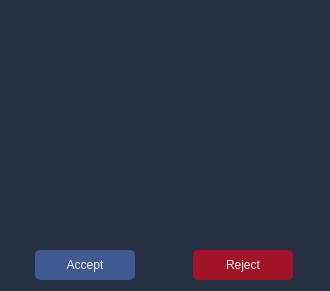
<?xml version="1.0" encoding="UTF-8"?>
<ui version="4.0">
 <class>QueryWidget</class>
 <widget class="QWidget" name="QueryWidget">
  <property name="geometry">
   <rect>
    <x>0</x>
    <y>0</y>
    <width>328</width>
    <height>289</height>
   </rect>
  </property>
  <property name="windowTitle">
   <string>QueryWidget</string>
  </property>
  <property name="styleSheet">
   <string notr="true">QWidget{
	color: rgb(236, 236, 236);
	background-color: rgb(39, 47,66);
	border-radius:5px;
}

QPushButton{
	border-radius: 5px;
}

</string>
  </property>
  <layout class="QVBoxLayout" name="verticalLayout">
   <property name="leftMargin">
    <number>9</number>
   </property>
   <item>
    <widget class="QLabel" name="image_frame">
     <property name="minimumSize">
      <size>
       <width>310</width>
       <height>233</height>
      </size>
     </property>
     <property name="text">
      <string/>
     </property>
     <property name="alignment">
      <set>Qt::AlignCenter</set>
     </property>
     <property name="indent">
      <number>-1</number>
     </property>
    </widget>
   </item>
   <item>
    <layout class="QHBoxLayout" name="horizontalLayout">
     <property name="spacing">
      <number>6</number>
     </property>
     <item alignment="Qt::AlignHCenter|Qt::AlignTop">
      <widget class="QPushButton" name="yesButton">
       <property name="minimumSize">
        <size>
         <width>100</width>
         <height>30</height>
        </size>
       </property>
       <property name="styleSheet">
        <string notr="true">background-color: rgb(64, 89, 145);
color: rgb(240, 240, 240);</string>
       </property>
       <property name="text">
        <string>Accept</string>
       </property>
      </widget>
     </item>
     <item alignment="Qt::AlignHCenter|Qt::AlignTop">
      <widget class="QPushButton" name="rejectButton">
       <property name="minimumSize">
        <size>
         <width>100</width>
         <height>30</height>
        </size>
       </property>
       <property name="styleSheet">
        <string notr="true">background-color: rgb(161, 20, 40);
color: rgb(240, 240, 240);</string>
       </property>
       <property name="text">
        <string>Reject</string>
       </property>
      </widget>
     </item>
    </layout>
   </item>
  </layout>
 </widget>
 <resources/>
 <connections/>
</ui>
